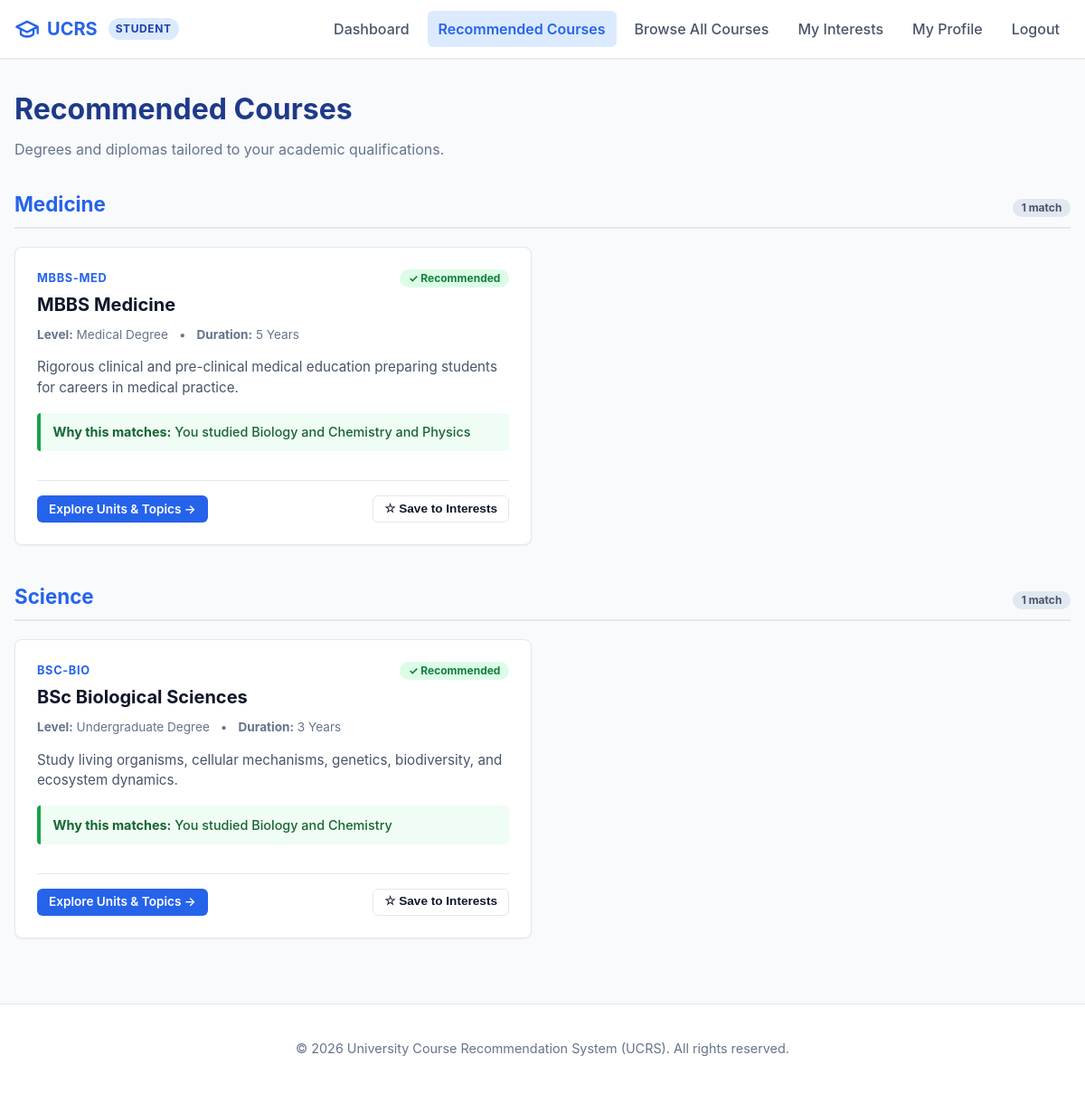
The app's page /student/recommended.php (signed in) with its own data.
### tables this page shows
CREATE TABLE IF NOT EXISTS courses (
    id INT AUTO_INCREMENT PRIMARY KEY,
    category_id INT NOT NULL,
    code VARCHAR(20) NOT NULL UNIQUE,
    name VARCHAR(150) NOT NULL,
    description TEXT,
    level VARCHAR(50),
    duration VARCHAR(50),
    is_active TINYINT(1) NOT NULL DEFAULT 1,
    FOREIGN KEY (category_id) REFERENCES categories(id) ON DELETE RESTRICT
);

### includes/eligibility.php (called while the page is built, shortened)
<?php
require_once __DIR__ . '/config.php';
function check_profile_completeness(PDO $pdo, int $userId): array {
    $stmt = $pdo->prepare("SELECT id, full_name, email, education_level FROM users WHERE id = ?");
    $stmt->execute([$userId]);
    $user = $stmt->fetch();
    $educationLevel = $user['education_level'];
    $missing = [];
    if ($educationLevel === 'SECONDARY') {
        $stmtSettings = $pdo->query("SELECT setting_value FROM settings WHERE setting_key = 'min_subjects'");
        $minSubjects = (int)($stmtSettings->fetchColumn() ?: 3);
        $stmtSubs = $pdo->prepare("SELECT COUNT(*) FROM student_subjects WHERE user_id = ?");
        $stmtSubs->execute([$userId]);
        $subjectCount = (int)$stmtSubs->fetchColumn();
    }
    return [
        'is_complete' => empty($missing),
        'education_level' => $educationLevel,
        'missing_items' => $missing
    ];
}
function get_student_qualification_items(PDO $pdo, int $userId, string $educationLevel): array {
    if ($educationLevel === 'SECONDARY') {
        $stmt = $pdo->prepare("SELECT subject_id FROM student_subjects WHERE user_id = ?");
        $stmt->execute([$userId]);
        return array_map('intval', $stmt->fetchAll(PDO::FETCH_COLUMN));
    } elseif ($educationLevel === 'TERTIARY') {
        $stmt = $pdo->prepare("SELECT program_id FROM student_profiles WHERE user_id = ? AND program_status IN ('CURRENT', 'COMPLETED')");
        $stmt->execute([$userId]);
        $progId = $stmt->fetchColumn();
        return $progId ? [(int)$progId] : [];
    }
    return [];
}
function get_course_rules_by_group(PDO $pdo, int $courseId, string $educationLevel): array {
    if ($educationLevel === 'SECONDARY') {
        $stmt = $pdo->prepare("
            SELECT cr.group_no, cr.subject_id AS item_id, s.name AS item_name
            FROM course_requirements cr
            JOIN subjects s ON cr.subject_id = s.id
            WHERE cr.course_id = ? AND cr.applies_to = 'SECONDARY' AND s.is_active = 1
            ORDER BY cr.group_no ASC, s.name ASC
        ");
    }
    $stmt->execute([$courseId]);
    $rows = $stmt->fetchAll();
    $groups = [];
    foreach ($rows as $row) {
        $gNo = (int)$row['group_no'];
        if (!isset($groups[$gNo])) {
            $groups[$gNo] = [
                'ids' => [],
                'names' => []
            ];
        }
        $groups[$gNo]['ids'][] = (int)$row['item_id'];
        $groups[$gNo]['names'][] = $row['item_name'];
    }
    return $groups;
}
function evaluate_course_for_student(PDO $pdo, array $course, int $userId, string $educationLevel, array $studentItems): array {
    $courseId = (int)$course['id'];
    $groups = get_course_rules_by_group($pdo, $courseId, $educationLevel);
    $allPassed = true;
    $matchedItems = [];
    $unmetGroups = [];
    foreach ($groups as $groupNo => $gData) {
        $intersect = array_intersect($studentItems, $gData['ids']);
        if (count($intersect) > 0) {
            foreach ($intersect as $matchedId) {
                $idx = array_search($matchedId, $gData['ids']);
                if ($idx !== false && isset($gData['names'][$idx])) {
                    $matchedItems[] = $gData['names'][$idx];
                }
            }
        } else {
            $allPassed = false;
            $unmetGroups[] = implode(' or ', $gData['names']);
        }
    }
    $matchedItems = array_values(array_unique($matchedItems));
    $matchedCount = count($matchedItems);
    if ($allPassed) {
        $reason = '';
        if ($educationLevel === 'SECONDARY') {
            $reason = 'You studied ' . implode(' and ', $matchedItems);
        } else {
            $reason = 'Your program is ' . implode(' / ', $matchedItems);
        }
        return [
            'is_eligible' => true,
            'reason' => $reason,
            'matched_count' => $matchedCount,
            'has_rules' => true,
            'missing_description' => ''
        ];
    } else {
        $missingDesc = 'Needs ' . implode('; and ', $unmetGroups);
        return [
            'is_eligible' => false,
            'reason' => '',
            'matched_count' => $matchedCount,
            'has_rules' => true,
            'missing_description' => $missingDesc
        ];
    }
}
function get_student_recommendations(PDO $pdo, int $userId): array {
    $completeness = check_profile_completeness($pdo, $userId);
    $educationLevel = $completeness['education_level'];
    $studentItems = get_student_qualification_items($pdo, $userId, $educationLevel);
    $stmt = $pdo->query("
        SELECT c.*, cat.name AS category_name, cat.id AS category_id
        FROM courses c
        JOIN categories cat ON c.category_id = cat.id
        WHERE c.is_active = 1 AND cat.is_active = 1
        ORDER BY cat.name ASC, c.name ASC
    ");
    $courses = $stmt->fetchAll();
    $eligibleCourses = [];
    foreach ($courses as $course) {
        $eval = evaluate_course_for_student($pdo, $course, $userId, $educationLevel, $studentItems);
        if ($eval['is_eligible']) {
            $course['match_reason'] = $eval['reason'];
            $course['matched_count'] = $eval['matched_count'];
            $eligibleCourses[] = $course;
        }
    }
    $grouped = [];
    foreach ($eligibleCourses as $c) {
        $cat = $c['category_name'];
        if (!isset($grouped[$cat])) {
            $grouped[$cat] = [];
        }
        $grouped[$cat][] = $c;
    }
    return [
        'status' => 'success',
        'missing' => [],
        'grouped_courses' => $grouped
    ];
}

### includes/config.php (called while the page is built, shortened)
<?php
function app_url(string $path = ''): string {
    static $base = null;
    if ($base === null) {
        $docRoot = isset($_SERVER['DOCUMENT_ROOT']) ? str_replace('\\', '/', realpath($_SERVER['DOCUMENT_ROOT'])) : '';
        $appRoot = str_replace('\\', '/', realpath(APP_ROOT));
        if ($docRoot && str_starts_with($appRoot, $docRoot)) {
            $base = substr($appRoot, strlen($docRoot));
        } else {
            $script = str_replace('\\', '/', $_SERVER['SCRIPT_NAME'] ?? '');
            $parts = explode('/', trim($script, '/'));
            $base = !empty($parts) && $parts[0] !== 'index.php' ? '/' . $parts[0] : '';
        }
        $base = rtrim($base, '/');
    }
    $path = ltrim($path, '/');
    return ($base ? $base : '') . ($path !== '' ? '/' . $path : '');
}
function e(?string $value): string {
    return htmlspecialchars($value ?? '', ENT_QUOTES, 'UTF-8');
}

### student/recommended.php (the view, shortened to what this page needs)
<?php
require_once __DIR__ . '/../includes/config.php';
require_once __DIR__ . '/../includes/auth.php';
require_once __DIR__ . '/../includes/eligibility.php';
$pdo = get_db();
$userId = (int)$_SESSION['user_id'];
$recommendations = get_student_recommendations($pdo, $userId);
$stmtInt = $pdo->prepare("SELECT course_id FROM student_interests WHERE user_id = ?");
$stmtInt->execute([$userId]);
$savedCourseIds = array_map('intval', $stmtInt->fetchAll(PDO::FETCH_COLUMN));
require_once __DIR__ . '/../includes/header.php';
?>
<div style="margin-bottom: 2rem;">
    <h1 style="font-size: 2rem; margin: 0 0 0.5rem; color: #1e3a8a;">Recommended Courses</h1>
    <p style="color: var(--text-muted); margin: 0;">
        Degrees and diplomas tailored to your academic qualifications.
    </p>
</div>
<?php if ($recommendations['status'] === 'incomplete'): ?>
    <div class="card" style="text-align: center; padding: 3rem 1.5rem; background: #fffaf0; border-color: #feebc8;">
        <div style="font-size: 3rem; margin-bottom: 1rem; color: #dd6b20;">&#9888;</div>
        <h2 style="margin-top: 0; color: #9c4221;">Complete Your Profile to Unlock Recommendations</h2>
        <p style="max-width: 600px; margin: 0 auto 1.5rem; color: #7b341e; font-size: 1.05rem;">
            Before we can determine course eligibility, you must finish providing your academic qualifications:
        </p>
        <div style="max-width: 480px; margin: 0 auto 2rem; text-align: left; background: white; padding: 1.25rem; border-radius: 8px; border: 1px solid #fbd38d;">
            <ul style="margin: 0; padding-left: 1.25rem; color: #9c4221;">
                <?php foreach ($recommendations['missing'] as $miss): ?>
                    <li><strong><?= e($miss) ?></strong></li>
                <?php endforeach; ?>
            </ul>
        </div>
        <a href="<?= e(app_url('student/profile.php')) ?>" class="btn btn-warning btn-lg">Complete My Profile Now</a>
    </div>
<?php else: ?>
    <?php foreach ($recommendations['grouped_courses'] as $categoryName => $courses): ?>
        <div style="margin-bottom: 2.5rem;">
            <div style="display: flex; justify-content: space-between; align-items: baseline; border-bottom: 2px solid #e2e8f0; padding-bottom: 0.5rem; margin-bottom: 1.25rem;">
                <h2 style="font-size: 1.4rem; color: var(--primary); margin: 0;"><?= e($categoryName) ?></h2>
                <span class="badge badge-secondary"><?= count($courses) ?> match<?= count($courses) > 1 ? 'es' : '' ?></span>
            </div>
            <div class="grid-2">
                <?php foreach ($courses as $course): ?>
                    <?php $isSaved = in_array((int)$course['id'], $savedCourseIds, true); ?>
                    <div class="course-card">
                        <div class="course-card-top">
                            <div style="display: flex; justify-content: space-between; align-items: flex-start; margin-bottom: 0.25rem;">
                                <span class="course-code"><?= e($course['code']) ?></span>
                                <span class="badge badge-success">&#10003; Recommended</span>
                            </div>
                            <h3 class="course-title"><?= e($course['name']) ?></h3>
                            <div class="course-meta">
                                <span><strong>Level:</strong> <?= e($course['level']) ?></span>
                                <span>&bull;</span>
                                <span><strong>Duration:</strong> <?= e($course['duration']) ?></span>
                            </div>
                            <p class="course-desc"><?= e($course['description']) ?></p>
                            <div class="match-reason-box">
                                <strong>Why this matches:</strong> <?= e($course['match_reason']) ?>
                            </div>
                        </div>
                        <div style="display: flex; justify-content: space-between; align-items: center; border-top: 1px solid var(--border-color); padding-top: 1rem; margin-top: auto;">
                            <a href="<?= e(app_url('student/course.php?id=' . $course['id'])) ?>" class="btn btn-primary btn-sm">
                                Explore Units & Topics &rarr;
                            </a>
                            <form method="POST" action="<?= e(app_url('student/interests.php')) ?>" style="margin: 0;">
                                <button type="submit" class="btn <?= $isSaved ? 'btn-success' : 'btn-outline' ?> btn-sm">
                                    <?= $isSaved ? '&#9733; Saved' : '&#9734; Save to Interests' ?>
                                </button>
                            </form>
                        </div>
                    </div>
                <?php endforeach; ?>
            </div>
        </div>
    <?php endforeach; ?>
<?php endif; ?>
<?php require_once __DIR__ . '/../includes/footer.php'; ?>

### assets/css/style.css (style rules this page uses)
:root { --primary: #2563eb; --primary-hover: #1d4ed8; --primary-light: #eff6ff; --secondary: #475569; --secondary-hover: #334155; --success: #16a34a; --success-bg: #f0fdf4; --success-border: #bbf7d0; --danger: #dc2626; --danger-bg: #fef2f2; --danger-border: #fecaca; --warning: #d97706; --warning-bg: #fffbeb; --warning-border: #fde68a; --info: #0284c7; --info-bg: #f0f9ff; --info-border: #bae6fd; --text-main: #0f172a; --text-muted: #64748b; --bg-page: #f8fafc; --bg-card: #ffffff; --border-color: #e2e8f0; --border-radius: 8px; --shadow-sm: 0 1px 2px 0 rgba(0, 0, 0, 0.05); --shadow-md: 0 4px 6px -1px rgba(0, 0, 0, 0.1), 0 2px 4px -2px rgba(0, 0, 0, 0.1); --shadow-lg: 0 10px 15px -3px rgba(0, 0, 0, 0.1), 0 4px 6px -4px rgba(0, 0, 0, 0.1); --transition: all 0.2s ease-in-out; }
*, *::before, *::after { box-sizing: border-box; }
body { margin: 0; font-family: -apple-system, BlinkMacSystemFont, "Segoe UI", Roboto, "Helvetica Neue", Arial, sans-serif; font-size: 16px; line-height: 1.5; color: var(--text-main); background-color: var(--bg-page); display: flex; flex-direction: column; min-height: 100vh; }
a { color: var(--primary); text-decoration: none; transition: var(--transition); }
.grid-2 { display: grid; grid-template-columns: repeat(2, 1fr); gap: 1.5rem; }
.btn { display: inline-flex; align-items: center; justify-content: center; gap: 0.5rem; padding: 0.65rem 1.25rem; font-size: 0.95rem; font-weight: 600; border-radius: 6px; border: 1px solid transparent; cursor: pointer; transition: var(--transition); text-decoration: none; line-height: 1.25; }
.btn-primary { background-color: var(--primary); color: #ffffff; }
.btn-outline { background-color: transparent; border-color: var(--border-color); color: var(--text-main); }
.btn-sm { padding: 0.35rem 0.75rem; font-size: 0.85rem; }
.badge { display: inline-block; padding: 0.25rem 0.6rem; font-size: 0.75rem; font-weight: 700; line-height: 1; border-radius: 9999px; text-align: center; }
.badge-success { background-color: #dcfce7; color: #15803d; }
.badge-secondary { background-color: #e2e8f0; color: #475569; }
.course-card { background: white; border: 1px solid var(--border-color); border-radius: var(--border-radius); padding: 1.5rem; box-shadow: var(--shadow-sm); display: flex; flex-direction: column; justify-content: space-between; transition: var(--transition); }
.course-card-top { margin-bottom: 1rem; }
.course-code { font-size: 0.8rem; font-weight: 700; color: var(--primary); text-transform: uppercase; letter-spacing: 0.05em; }
.course-title { margin: 0.25rem 0 0.5rem; font-size: 1.25rem; font-weight: 700; color: var(--text-main); }
.course-meta { display: flex; gap: 0.75rem; font-size: 0.85rem; color: var(--text-muted); margin-bottom: 0.75rem; flex-wrap: wrap; }
.course-desc { color: var(--secondary); font-size: 0.95rem; line-height: 1.5; margin-bottom: 1rem; }
.match-reason-box { background-color: var(--success-bg); border-left: 4px solid var(--success); padding: 0.65rem 0.85rem; border-radius: 4px; font-size: 0.9rem; color: #166534; margin-bottom: 1rem; font-weight: 500; }

### records on screen
courses: code "MBBS-MED", name "MBBS Medicine", level "Medical Degree", duration "5 Years", description "Rigorous clinical and pre-clinical medical education preparing students for careers in medical practice.", match_reason "You studied Biology and Chemistry and Physics", shows "☆ Save to Interests"
courses: code "BSC-BIO", name "BSc Biological Sciences", level "Undergraduate Degree", duration "3 Years", description "Study living organisms, cellular mechanisms, genetics, biodiversity, and ecosystem dynamics.", match_reason "You studied Biology and Chemistry", shows "☆ Save to Interests"

### other values on screen
$userRole "STUDENT"
$categoryName "Medicine"
count($courses) "1"
$categoryName "Science"
